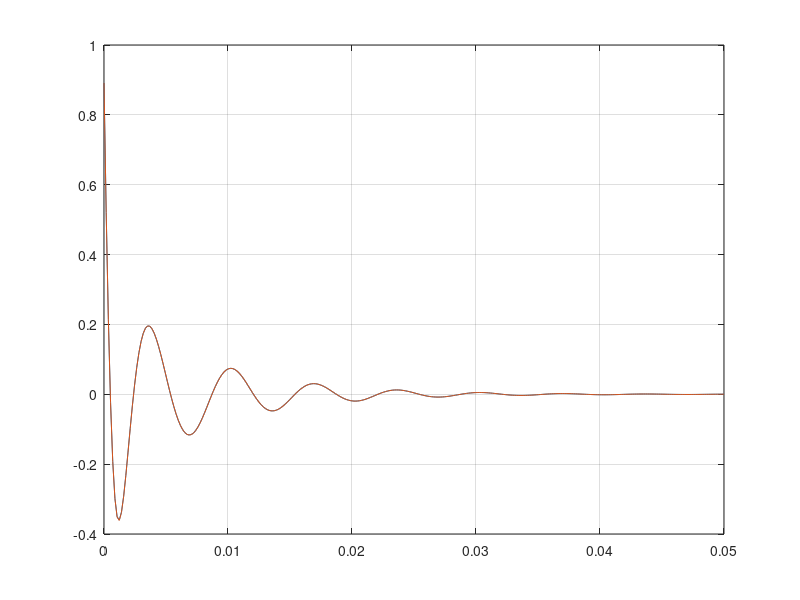

The MATLAB source for this figure:
clear all; close all
e = exp(1)

s = tf('s')
H = (0.8911*s^4)/(s^4 + 2539*s^3 + 4.686*(10^6)*s^2+2.894*(10^9)*s+2.863*(10^12))

[A_sim, t] = step(H)
A_ana = 1.1692*cos(1374.31*t).*e.^(-1136.16*t)- 0.6416*sin(1374.31*t).*e.^(-1136.16*t) -0.2782*cos(939.5*t).*e.^(-133.34*t) -0.094*sin(939.5*t).*e.^(-133.34*t)

plot(t, A_ana)
hold all
plot(t, A_sim)
grid on